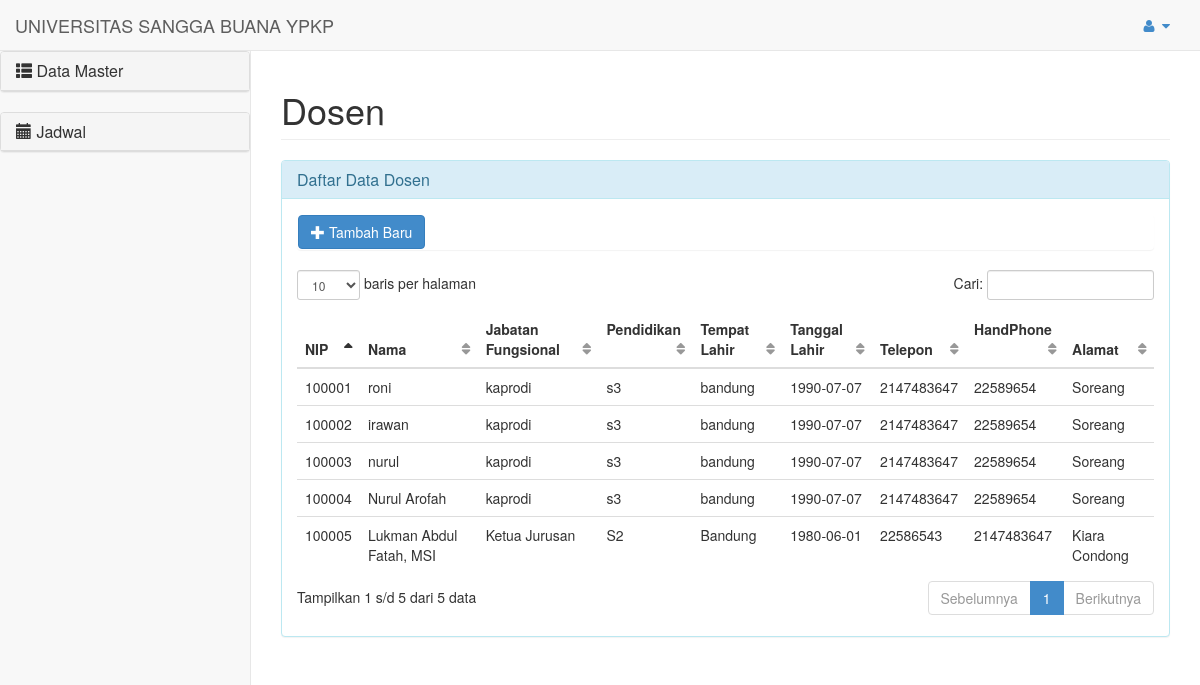
/index.php/pengaturan/dosen, run on the app's committed database.
### tables this page shows
CREATE TABLE `usb_dosen` (
  `nip` varchar(6) NOT NULL,
  `nm_dosen` varchar(30) NOT NULL,
  `jab_fungsional` varchar(20) NOT NULL,
  `pendidikan` varchar(20) NOT NULL,
  `tempat_lahir` varchar(30) NOT NULL,
  `tgl_lahir` date NOT NULL,
  `no_tlp` int(11) NOT NULL,
  `no_hp` int(11) NOT NULL,
  `alamat` text NOT NULL,
  PRIMARY KEY (`nip`)
);

### application/views/belakang/template.php (called while the page is built, shortened)
<?php
$this->load->view('belakang/header');
$this->load->view('belakang/sidebar');

### application/controllers/pengaturan.php (called while the page is built, shortened)
<?php if ( ! defined('BASEPATH')) exit('No direct script access allowed');
class Pengaturan extends CI_Controller {
	public function dosen()
	{
		$data['records']=$this->mdosen->getAllDosen();
		$data['title']="Dosen";
		$data['maincontent']="belakang/form/dosen";
		$data['events']="belakang/javascript/dosen";
		$this->load->view('belakang/template', $data);
	}
}

### index.php (called while the page is built, shortened)
<?php
require_once BASEPATH.'core/CodeIgniter.php';

### application/models/mdosen.php (called while the page is built, shortened)
<?php if ( ! defined('BASEPATH')) exit('No direct script access allowed');
class Mdosen extends CI_Model {
	function getAllDosen()
	{
		$query=$this->db->get('usb_dosen');
		if($query->num_rows()>0){
			foreach ($query->result() as $row) {
				$xxx[]=$row;
			}
			return $xxx;
		}
	}
}

### application/views/belakang/form/dosen.php (the view, shortened to what this page needs)
<div class="row">
	<div class="col-lg-12">
		<div class="panel panel-info">
			<div class="panel-heading">
		    	<h3 class="panel-title">Daftar Data Dosen</h3>
			</div>
		    <div class="panel-body">
		    	<div class="panel">
		    		<button id="btambah" type="button" class="btn btn-primary" data-toggle="modal" data-target="#formBaru"><i class="glyphicon glyphicon-plus"></i> Tambah Baru</button>
		    	</div>
		    	<div class="table-responsive">
				    <table class="table table-hover display" id="example" cellspacing="0" width="100%">
				        <thead>
				            <tr>
				                <th>NIP</th>
				                <th>Nama</th>
				                <th>Jabatan Fungsional</th>
				                <th>Pendidikan</th>
				                <th>Tempat Lahir</th>
				                <th>Tanggal Lahir</th>
				                <th>Telepon</th>
				                <th>HandPhone</th>
				                <th>Alamat</th>
				            </tr>
				        </thead>
				        <tbody>
				        	<?php foreach ($records as $row): ?>
				            <tr>
				                <td><?php echo $row->nip; ?></td>
				                <td><?php echo $row->nm_dosen; ?></td>
				                <td><?php echo $row->jab_fungsional; ?></td>
				                <td><?php echo $row->pendidikan; ?></td>
				                <td><?php echo $row->tempat_lahir; ?></td>
				                <td><?php echo $row->tgl_lahir; ?></td>
				                <td><?php echo $row->no_tlp; ?></td>
				                <td><?php echo $row->no_hp; ?></td>
				                <td><?php echo $row->alamat; ?></td>
				            </tr>
				            <?php endforeach; ?>
				        </tbody>
				    </table>
				</div>
		    </div>
		</div>
	</div>
</div>

### assets/css/sb-admin.css (style rules this page uses)
body { padding-top: 100px; background-color: #f8f8f8; }
@media (min-width:768px) { body { padding-top: 50px; } }
table.dataTable thead .sorting, table.dataTable thead .sorting_asc, table.dataTable thead .sorting_desc, table.dataTable thead .sorting_asc_disabled, table.dataTable thead .sorting_desc_disabled { background: transparent; }
table.dataTable thead .sorting_asc:after { content: "\f0de"; float: right; font-family: fontawesome; }
table.dataTable thead .sorting:after { content: "\f0dc"; float: right; font-family: fontawesome; color: rgba(50,50,50,.5); }

### data on the page
usb_dosen: nip "100001", nm_dosen "roni", jab_fungsional "kaprodi", pendidikan "s3", tempat_lahir "bandung", tgl_lahir "1990-07-07", no_tlp "2147483647", no_hp "22589654", alamat "Soreang"
usb_dosen: nip "100002", nm_dosen "irawan", jab_fungsional "kaprodi", pendidikan "s3", tempat_lahir "bandung", tgl_lahir "1990-07-07", no_tlp "2147483647", no_hp "22589654", alamat "Soreang"
usb_dosen: nip "100003", nm_dosen "nurul", jab_fungsional "kaprodi", pendidikan "s3", tempat_lahir "bandung", tgl_lahir "1990-07-07", no_tlp "2147483647", no_hp "22589654", alamat "Soreang"
usb_dosen: nip "100004", nm_dosen "Nurul Arofah", jab_fungsional "kaprodi", pendidikan "s3", tempat_lahir "bandung", tgl_lahir "1990-07-07", no_tlp "2147483647", no_hp "22589654", alamat "Soreang"
usb_dosen: nip "100005", nm_dosen "Lukman Abdul Fatah, MSI", jab_fungsional "Ketua Jurusan", pendidikan "S2", tempat_lahir "Bandung", tgl_lahir "1980-06-01", no_tlp "22586543", no_hp "2147483647", alamat "Kiara Condong"

### other printed values
$title "Dosen"
